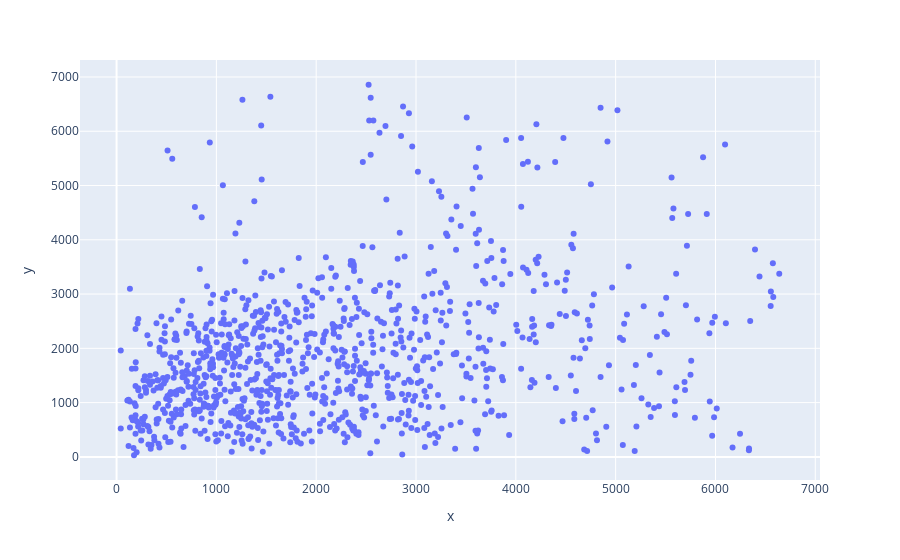

Notebook code cell kept with this figure:
### Code cell
sample_df = train_data.sample(n=1000, random_state=58)
px.scatter(x=sample_df["Horizontal_Distance_To_Roadways"], y=sample_df["Horizontal_Distance_To_Fire_Points"])

### Figure 1 — Plotly figure (JSON) as saved in the notebook; plotly's stock layout.template omitted (floating-point values rounded to 4 significant figures; data arrays with more than 128 entries replaced by an {"elided": "..."} marker saying what was removed)
{"data": [{"hovertemplate": "x=%{x}<br>y=%{y}<extra></extra>", "legendgroup": "", "marker": {"color": "#636efa", "symbol": "circle"}, "mode": "markers", "name": "", "orientation": "v", "showlegend": false, "type": "scatter", "x": {"elided": "1000 int values"}, "xaxis": "x", "y": {"elided": "1000 int values"}, "yaxis": "y"}], "layout": {"legend": {"tracegroupgap": 0}, "margin": {"t": 60}, "xaxis": {"anchor": "y", "domain": [0, 1], "title": {"text": "x"}}, "yaxis": {"anchor": "x", "domain": [0, 1], "title": {"text": "y"}}}}
